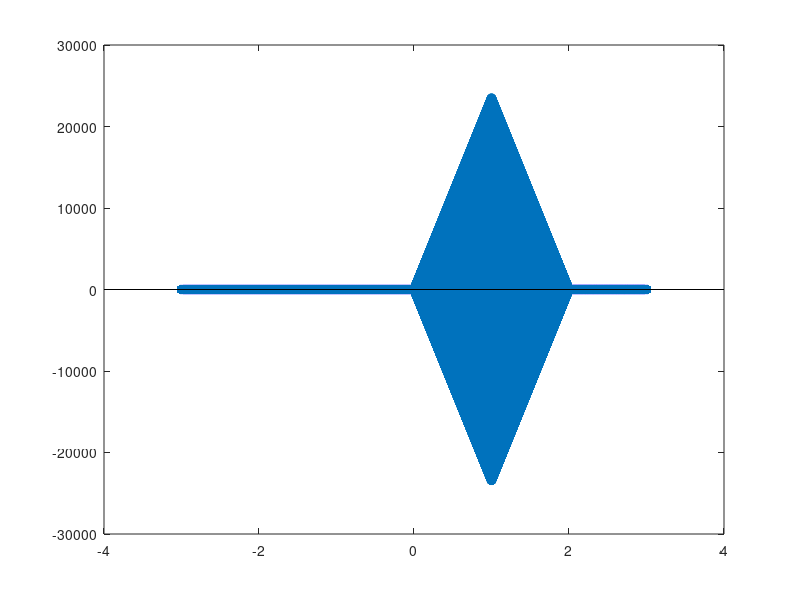

MATLAB code for this plot:
clear; clc; close all;

fs = 47e3;
t = (0:1/fs:1)';
a = 1;
f = 2e3;
phi = 0;
x = a * cos(2*pi*f*t+phi);
% plot(t,x)


% sound(x,fs)
y = [zeros(length(x),1);x;ones(length(x),1)];
% stem(y)

[Y,lags] = xcorr(y,x);
stem(lags/fs,Y,'filled')
